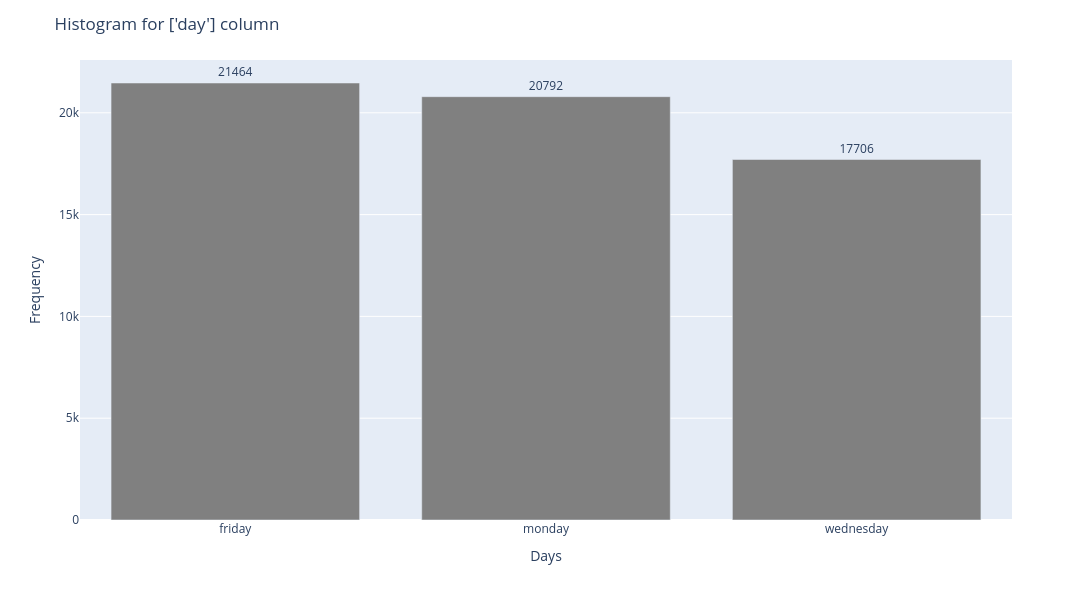

Write notebook code for a chart like this one.
### Code cell
# Histogram for 'day' column
plot_cualitative_histogram_plotlypx(df_music_clean['day'], color="grey", title="Histogram for ['day'] column", xlabel="Days", 
                                    ylabel="Frequency", figsize=(1200, 600), xtick=None, ytick=None, rotation_x=0, rotation_y=0, top_n=None)

### Figure 1 — Plotly figure (JSON) as saved in the notebook; plotly's stock layout.template omitted (floating-point values rounded to 4 significant figures)
{"data": [{"hovertemplate": "Category=%{x}<br>Frequency=%{text}<extra></extra>", "legendgroup": "", "marker": {"color": "grey", "pattern": {"shape": ""}}, "name": "", "orientation": "v", "showlegend": false, "text": [21460.0, 20790.0, 17710.0], "textposition": "outside", "type": "bar", "x": ["friday", "monday", "wednesday"], "xaxis": "x", "y": [21464, 20792, 17706], "yaxis": "y"}], "layout": {"barmode": "relative", "height": 600, "legend": {"tracegroupgap": 0}, "margin": {"t": 60}, "title": {"text": "Histogram for ['day'] column"}, "width": 1200, "xaxis": {"anchor": "y", "domain": [0, 1], "tickangle": 0, "title": {"text": "Days"}}, "yaxis": {"anchor": "x", "domain": [0, 1], "tickangle": 0, "title": {"text": "Frequency"}}}}
